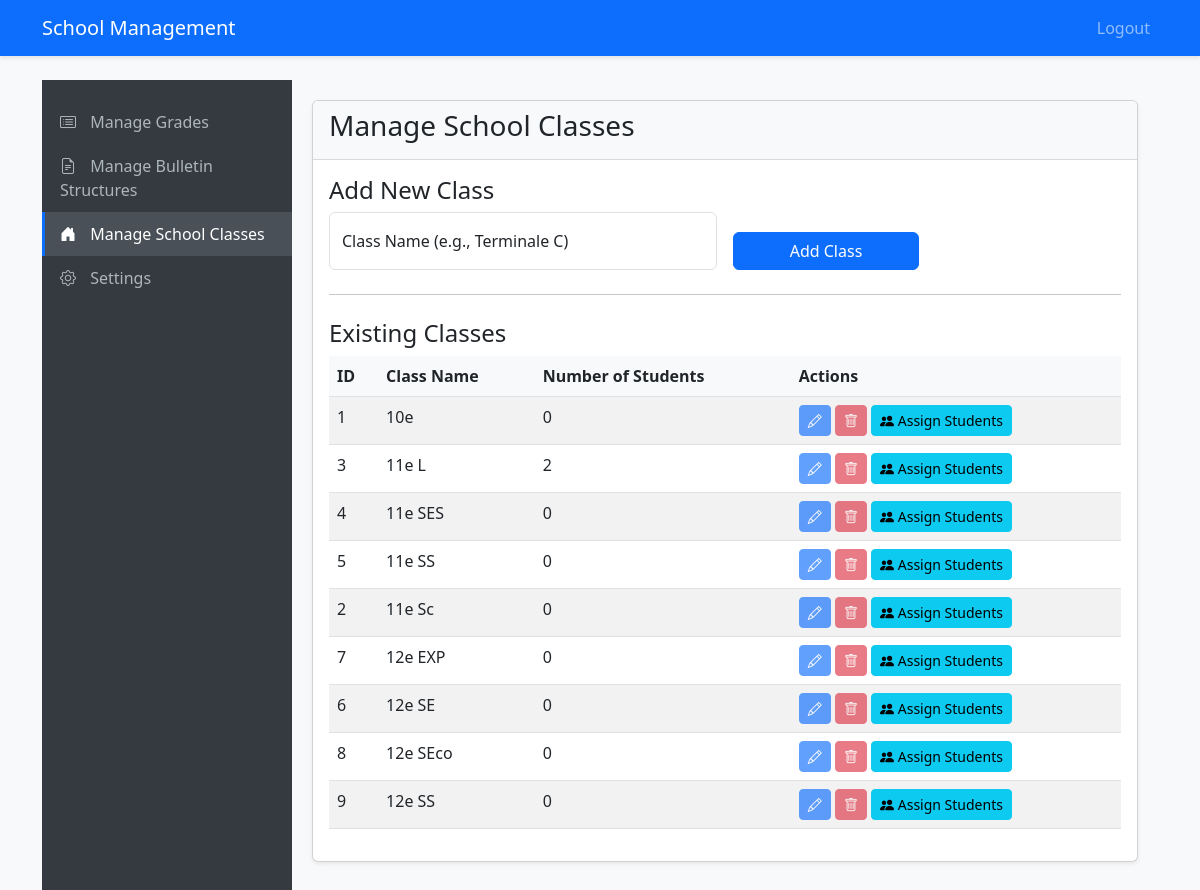
Screenshot of /manage_school_classes (signed in) with the database file from the repository.
### app.py (models this page shows, shortened)
class SchoolClass(db.Model):
    id = db.Column(db.Integer, primary_key=True)
    name = db.Column(db.String(100), unique=True, nullable=False) # e.g., "Terminale C", "Seconde A"

### app.py (the view)
@app.route('/manage_school_classes')
@login_required
def manage_school_classes():
    if current_user.role != 'teacher': # Or a new 'admin' role later
        flash('Access denied', 'danger')
        return redirect(url_for('index'))
    classes = SchoolClass.query.order_by(SchoolClass.name).all()
    return render_template('manage_school_classes.html', classes=classes)

### app.py (called while the page is built)
@login_manager.user_loader
def load_user(user_id):
    return db.session.get(User, int(user_id))

### templates/manage_school_classes.html (shortened to what this page needs)
{% extends "base.html" %}
{% block content %}
<div class="teacher-layout">
    <nav class="teacher-nav nav flex-column">
        <a class="nav-link" href="{{ url_for('teacher_interface') }}">
            <i class="bi bi-card-list"></i> Manage Grades
        </a>
        <a class="nav-link" href="{{ url_for('manage_bulletin_structures') }}">
            <i class="bi bi-file-earmark-text"></i> Manage Bulletin Structures
        </a>
        <a class="nav-link active" href="{{ url_for('manage_school_classes') }}">
            <i class="bi bi-house-door-fill"></i> Manage School Classes
        </a>
        <a class="nav-link" href="#">
            <i class="bi bi-gear"></i> Settings
        </a>
    </nav>
    <div class="teacher-content">
        <div class="row">
            <div class="col-md-12 mb-4">
                <div class="card">
                    <div class="card-header">
                        <h3>Manage School Classes</h3>
                    </div>
                    <div class="card-body">
                        <h4>Add New Class</h4>
                        <form method="POST" action="{{ url_for('add_school_class') }}" class="mb-4 needs-validation" novalidate>
                            <div class="row g-3 align-items-end">
                                <div class="col-md-6">
                                    <div class="form-floating">
                                        <input type="text" class="form-control" id="class_name" name="class_name" placeholder="Class Name" required>
                                        <label for="class_name">Class Name (e.g., Terminale C)</label>
                                    </div>
                                </div>
                                <div class="col-md-3">
                                    <button type="submit" class="btn btn-primary w-100">Add Class</button>
                                </div>
                            </div>
                        </form>
                        <hr class="my-4">
                        <h4>Existing Classes</h4>
                        {% if classes %}
                        <div class="table-responsive">
                            <table class="table table-striped table-hover">
                                <thead>
                                    <tr>
                                        <th>ID</th>
                                        <th>Class Name</th>
                                        <th>Number of Students</th>
                                        <th>Actions</th>
                                    </tr>
                                </thead>
                                <tbody>
                                    {% for cls in classes %}
                                    <tr>
                                        <td>{{ cls.id }}</td>
                                        <td>{{ cls.name }}</td>
                                        <td>{{ cls.students.count() }}</td>
                                        <td>
                                            <button class="btn btn-sm btn-primary edit-class disabled" data-id="{{ cls.id }}" data-name="{{ cls.name }}" data-bs-toggle="tooltip" title="Edit (To be implemented)"><i class="bi bi-pencil"></i></button>
                                            <button class="btn btn-sm btn-danger delete-class disabled" data-id="{{ cls.id }}" data-bs-toggle="tooltip" title="Delete (To be implemented - careful with students)"><i class="bi bi-trash"></i></button>
                                            <a href="{{ url_for('assign_students_to_class_interface', class_id=cls.id) }}" class="btn btn-sm btn-info" data-bs-toggle="tooltip" title="Assign Students (To be implemented)"><i class="bi bi-people-fill"></i> Assign Students</a>
                                        </td>
                                    </tr>
                                    {% endfor %}
                                </tbody>
                            </table>
                        </div>
                        {% else %}
                        <p>No school classes defined yet. Add one above.</p>
                        {% endif %}
                    </div>
                </div>
            </div>
        </div>
    </div>
</div>
{% endblock %}

### static/css/style.css (style rules this page uses)
body { background-color: #f8f9fa; }
.card { box-shadow: 0 0.125rem 0.25rem rgba(0, 0, 0, 0.075); margin-bottom: 1.5rem; }
.card-header { background-color: #f8f9fa; border-bottom: 1px solid rgba(0, 0, 0, 0.125); }
.table { background-color: white; }
.table th { background-color: #f8f9fa; }
.btn-primary { transition: all 0.2s ease-in-out; }
.teacher-layout { display: flex; }
.teacher-nav { width: 250px; min-height: calc(100vh - 56px); background-color: #343a40; padding-top: 20px; color: white; }
.teacher-nav .nav-link { color: #adb5bd; padding: 10px 15px; border-left: 3px solid transparent; }
.teacher-nav .nav-link:hover, .teacher-nav .nav-link.active { color: white; background-color: #495057; border-left-color: #0d6efd; }
.teacher-nav .nav-link i { margin-right: 10px; }
.teacher-content { flex-grow: 1; padding: 20px; overflow-y: auto; }

### rows the page displays
SchoolClass: id "1", name "10e", students.count "0"
SchoolClass: id "3", name "11e L", students.count "2"
SchoolClass: id "4", name "11e SES", students.count "0"
SchoolClass: id "5", name "11e SS", students.count "0"
SchoolClass: id "2", name "11e Sc", students.count "0"
SchoolClass: id "7", name "12e EXP", students.count "0"
SchoolClass: id "6", name "12e SE", students.count "0"
SchoolClass: id "8", name "12e SEco", students.count "0"
SchoolClass: id "9", name "12e SS", students.count "0"
